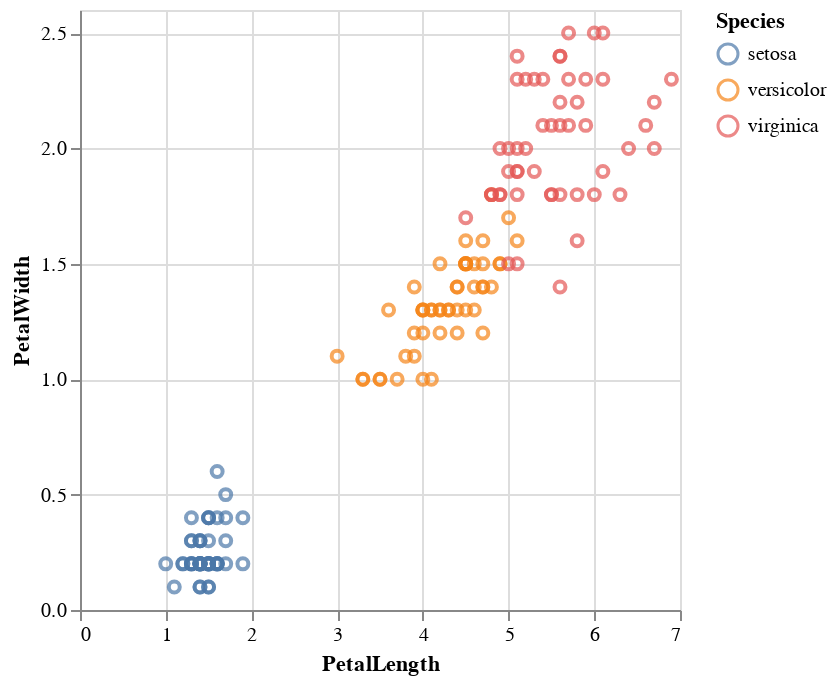

Notebook source saved alongside this figure:
### Code cell
iris = dataset("datasets", "iris")

iris |> @vlplot(
    :point,
    x=:PetalLength,
    y=:PetalWidth,
    color=:Species
)

### Figure 1 — Vega-Lite specification as saved in the notebook (floating-point values rounded to 4 significant figures; data arrays with more than 128 entries replaced by an {"elided": "..."} marker saying what was removed)
{"data": {"values": {"elided": "150 records"}}, "encoding": {"color": {"field": "Species"}, "x": {"field": "PetalLength", "type": "quantitative"}, "y": {"field": "PetalWidth", "type": "quantitative"}}, "mark": "point"}
